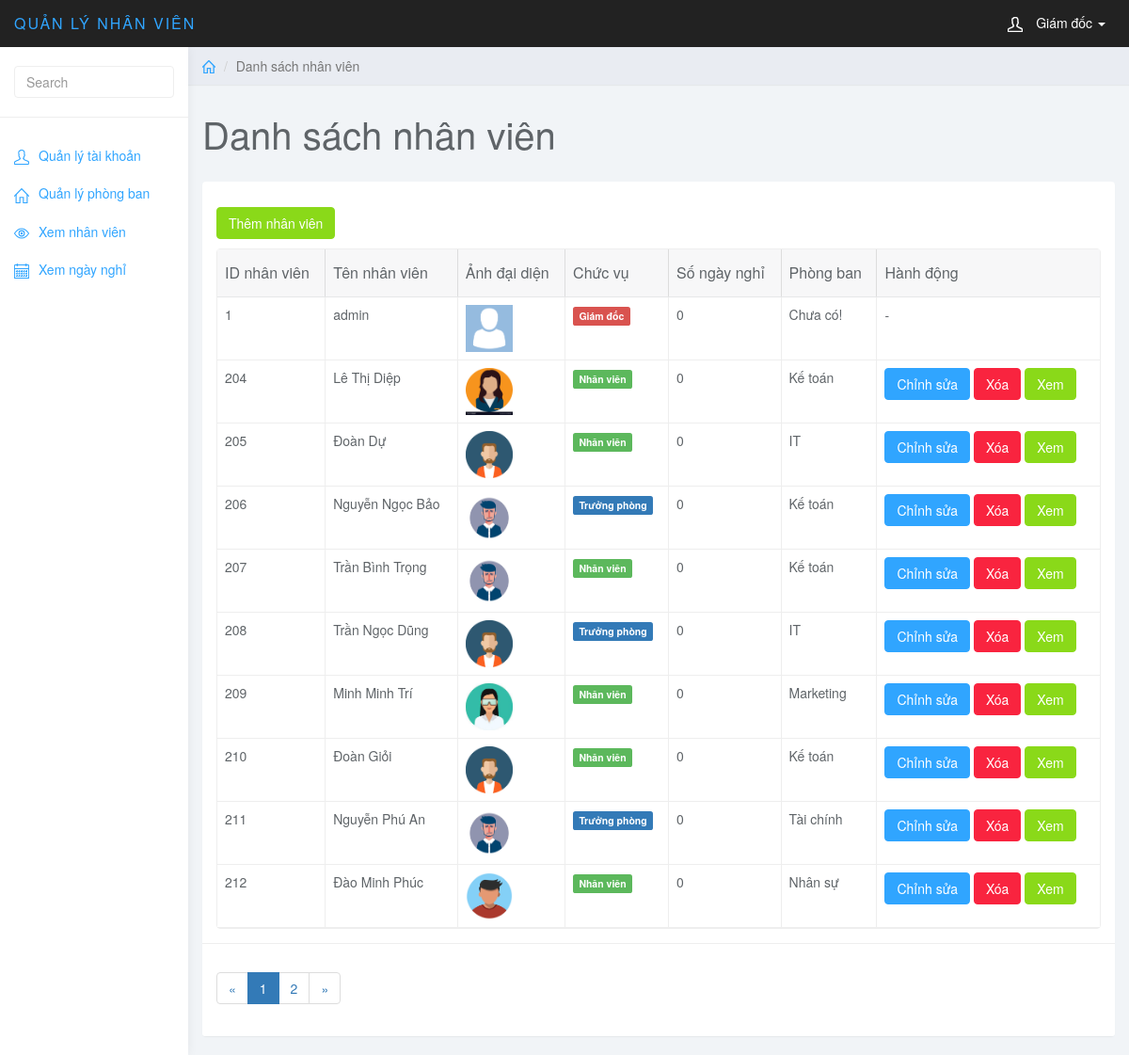
The page /admin/index.php (signed in) on the database its author committed.
### tables this page shows
CREATE TABLE `user` (
  `ID` int(11) NOT NULL,
  `IDNV` int(11) NOT NULL,
  `username` varchar(30) NOT NULL,
  `password` varchar(30) NOT NULL,
  `role` int(1) NOT NULL,
  `kiemtra` int(1) NOT NULL,
  `repass` varchar(30) NOT NULL
);

CREATE TABLE `nhanvien` (
  `IDNV` int(11) NOT NULL,
  `hoten` varchar(255) NOT NULL,
  `anhdaidien` varchar(255) DEFAULT NULL,
  `quequan` varchar(255) NOT NULL,
  `ngaysinh` date NOT NULL,
  `gioitinh` varchar(30) NOT NULL,
  `email` varchar(255) NOT NULL,
  `songaynghi` int(11) NOT NULL,
  `IDPB` int(11) DEFAULT NULL
);

CREATE TABLE `phongban` (
  `IDPB` int(11) NOT NULL,
  `tenphong` varchar(255) NOT NULL,
  `sophong` int(11) NOT NULL,
  `motaphong` varchar(255) NOT NULL
);

### admin/modules/nhanvien/nhanvien.php (the view, shortened to what this page needs)
<div class="col-sm-9 col-sm-offset-3 col-lg-10 col-lg-offset-2 main">
    <div class="row">
        <ol class="breadcrumb">
            <li>
                <a href="#">
                    <svg class="glyph stroked home">
                        <use xlink:href="#stroked-home"></use>
                    </svg>
                </a>
            </li>
            <li class="active">Danh sách nhân viên</li>
        </ol>
    </div>
    <div class="row">
        <div class="col-lg-12">
            <h1 class="page-header">Danh sách nhân viên</h1>
        </div>
    </div>
    <div id="toolbar" class="btn-group">
        <a href="index.php?page_layout=add_nhanvien" class="btn btn-success">
            Thêm nhân viên
        </a>
    </div>
    <div class="row">
        <div class="col-lg-12">
            <div class="panel panel-default">
                <div class="panel-body">
                    <form method="POST">
                        <table data-toolbar="#toolbar" data-toggle="table">
                            <thead>
                                <tr>
                                    <th data-field="id" data-sortable="true">ID nhân viên</th>
                                    <th data-field="name" data-sortable="true">Tên nhân viên</th>
                                    <th>Ảnh đại diện</th>
                                    <th>Chức vụ</th>
                                    <th>Số ngày nghỉ</th>
                                    <th>Phòng ban</th>
                                    <th>Hành động</th>
                                </tr>
                            </thead>
                            <tbody>
                                <?php
                                if (isset($_GET["page"])) {
                                    $page = $_GET["page"];
                                } else {
                                    $page = 1;
                                }
                                $row_per_page = 10;
                                $per_rows = $page * $row_per_page - $row_per_page;
                                $total_rows = mysqli_num_rows(mysqli_query($conn, "SELECT * FROM nhanvien"));
                                $total_pages = ceil($total_rows / $row_per_page);
                                $list_page = " ";
                                $page_prev = $page - 1;
                                if ($page_prev <= 1) {
                                    $page_prev = 1;
                                }
                                $list_page .= '<li class="page-item"><a class="page-link" href="index.php?page_layout=del_nhanvien&page=' . $page_prev . '">&laquo;</a></li>';
                                if (!isset($_GET['page'])) {
                                    for ($i = 1; $i <= $total_pages; $i++) {
                                        if ($i == 1) {
                                            $list_page .= '<li class="active"><a class="page-link" href="index.php?page_layout=nhanvien&page=' . $i . '">' . $i . '</a></li>';
                                        }
                                        for ($i = 2; $i <= $total_pages; $i++) {
                                            $list_page .= '<li class="page-item"><a class="page-link" href="index.php?page_layout=nhanvien&page=' . $i . '">' . $i . '</a></li>';
                                        }
                                    }
                                }
                                $page_next = $page + 1;
                                $list_page .= '<li class="page-item"><a class="page-link" href="index.php?page_layout=nhanvien&page=' . $page_next . '">&raquo;</a></li>';
                                $sql = "SELECT * FROM nhanvien INNER JOIN user ON nhanvien.IDNV=user.IDNV ORDER BY nhanvien.IDNV ASC LIMIT $per_rows, $row_per_page";
                                $query = mysqli_query($conn, $sql);
                                while ($row = mysqli_fetch_array($query)) { ?>
                                    <tr>
                                        <td style=""><?php echo $row['IDNV'] ?></td>
                                        <td style=""><?php echo $row['hoten'] ?></td>
                                        <td style="text-align: center"><img width="50" height="50" src="modules/nhanvien/img/<?php echo $row['anhdaidien']; ?>" /></td>
                                        <td><span class="label label-<?php if ($row['role'] == 2) {
                                                                            echo "primary";
                                                                        } else if ($row['role'] == 1){
                                                                            echo "danger";
                                                                        } else {
                                                                            echo "success";
                                                                        }; ?>"><?php if ($row['role'] == 2) {
                                                                            echo "Trưởng phòng";
                                                                        }else if ($row['role'] == 1){
                                                                            echo "Giám đốc";
                                                                        } else {
                                                                            echo "Nhân viên";
                                                                        }; ?>
                                        </span></td>
                                        <td style=""><?php echo $row['songaynghi'] ?></td>
                                        <?php $te = $row['IDPB'] ?>
                                        <?php $sql_a = "SELECT * FROM phongban WHERE phongban.IDPB='$te'";
                                            $query_a = mysqli_query($conn, $sql_a);
                                            $row_a = mysqli_fetch_array($query_a);
                                            $khong = "";
                                            if (!isset($row_a['tenphong'])){$khong="Chưa có!";}
                                            else {$khong=$row_a['tenphong'];}
                                            ?>
                                        <td><?php echo $khong ?></td>
                                        <?php if ($row['role'] != 1) { ?>
                                            <td class="form-group">
                                                <a href="controller_nhanvien.php?id=<?php echo $row['IDNV']; ?>" class="btn btn-primary">Chỉnh sửa</a>
                                                <a href="del_nhanvien.php?id=<?php echo $row['IDNV'];?>" class="btn btn-danger" onclick="return confirm('Bạn có chắc chắn xóa nhân viên này?');" >Xóa</a>
                                                <a href="index.php?page_layout=view_nhanvien&id=<?php echo $row['IDNV']; ?>" class="btn btn-success">Xem</a>
                                            </td>
                                        <?php } ?>
                                    </tr>
                                <?php } ?>
                            </tbody>
                        </table>
                    </form>
                </div>
                <div class="panel-footer">
                    <nav aria-label="Page navigation example">
                        <ul class="pagination">
                            <?php echo $list_page; ?>
                        </ul>
                    </nav>
                </div>
            </div>
        </div>
    </div>
</div>

### admin/css/styles.css (style rules this page uses)
body { background: #f1f4f7; padding-top: 50px; color: #5f6468; }
a, a:hover, a:focus { color: #30a5ff; }
h1, h2, h3, h4, h5, h6 { color: #5f6468; }
h1 { font-weight: 300; font-size: 40px; }
.btn-primary, .btn-primary:hover, .btn-primary:focus, .btn-primary:active, .btn-primary.active, .open > .dropdown-toggle.btn-primary, .btn-primary.disabled, .btn-primary[disabled], fieldset[disabled] .btn-primary, .btn-primary.disabled:hover, .btn-primary[disabled]:hover, fieldset[disabled] .btn-primary:hover, .btn-primary.disabled:focus, .btn-primary[disabled]:focus, fieldset[disabled] .btn-primary:focus, .btn-primary.disabled:active, .btn-primary[disabled]:active, fieldset[disabled] .btn-primary:active, .btn-primary.disabled.active, .btn-primary[disabled].active, fieldset[disabled] .btn-primary.active { background-color: #30a5ff; border-color: #30a5ff; }
.btn-success, .btn-success:hover, .btn-success:focus, .btn-success:active, .btn-success.active, .open > .dropdown-toggle.btn-success, .btn-success.disabled, .btn-success[disabled], fieldset[disabled] .btn-success, .btn-success.disabled:hover, .btn-success[disabled]:hover, fieldset[disabled] .btn-success:hover, .btn-success.disabled:focus, .btn-success[disabled]:focus, fieldset[disabled] .btn-success:focus, .btn-success.disabled:active, .btn-success[disabled]:active, fieldset[disabled] .btn-success:active, .btn-success.disabled.active, .btn-success[disabled].active, fieldset[disabled] .btn-success.active { background-color: #8ad919; border-color: #8ad919; }
.btn-danger, .btn-danger:hover, .btn-danger:focus, .btn-danger:active, .btn-danger.active, .open > .dropdown-toggle.btn-danger, .btn-danger.disabled, .btn-danger[disabled], fieldset[disabled] .btn-danger, .btn-danger.disabled:hover, .btn-danger[disabled]:hover, fieldset[disabled] .btn-danger:hover, .btn-danger.disabled:focus, .btn-danger[disabled]:focus, fieldset[disabled] .btn-danger:focus, .btn-danger.disabled:active, .btn-danger[disabled]:active, fieldset[disabled] .btn-danger:active, .btn-danger.disabled.active, .btn-danger[disabled].active, fieldset[disabled] .btn-danger.active { background-color: #f9243f; border-color: #f9243f; }
.panel { border: 0; }
.panel-footer { background: #fff; border-top: 1px solid #eee; }
.breadcrumb { border-radius: 0; padding: 10px 15px; background: #e9ecf2; box-shadow: 0 1px 1px rgba(0, 0, 0, .05); margin: 0 ; }
h1.page-header { margin-top: 30px; border-bottom: 0; }
.table { background: #fff; }
.breadcrumb .glyph { height: 14px; width: 14px; margin: -2px 0 0 0; stroke-width: 4px; }

### rows shown on the page
user: IDNV "1", IDNV.hoten "admin", IDNV.anhdaidien (placeholder picture), role "Giám đốc", IDNV.songaynghi "0", khong "Chưa có!"
user: IDNV "204", IDNV.hoten "Lê Thị Diệp", IDNV.anhdaidien (picture), role "Nhân viên", IDNV.songaynghi "0", phongban.tenphong "Kế toán"
user: IDNV "205", IDNV.hoten "Đoàn Dự", IDNV.anhdaidien (picture), role "Nhân viên", IDNV.songaynghi "0", phongban.tenphong "IT"
user: IDNV "206", IDNV.hoten "Nguyễn Ngọc Bảo", IDNV.anhdaidien (picture), role "Trưởng phòng", IDNV.songaynghi "0", phongban.tenphong "Kế toán"
user: IDNV "207", IDNV.hoten "Trần Bình Trọng", IDNV.anhdaidien (picture), role "Nhân viên", IDNV.songaynghi "0", phongban.tenphong "Kế toán"
user: IDNV "208", IDNV.hoten "Trần Ngọc Dũng", IDNV.anhdaidien (picture), role "Trưởng phòng", IDNV.songaynghi "0", phongban.tenphong "IT"
user: IDNV "209", IDNV.hoten "Minh Minh Trí", IDNV.anhdaidien (picture), role "Nhân viên", IDNV.songaynghi "0", phongban.tenphong "Marketing"
user: IDNV "210", IDNV.hoten "Đoàn Giỏi", IDNV.anhdaidien (picture), role "Nhân viên", IDNV.songaynghi "0", phongban.tenphong "Kế toán"
user: IDNV "211", IDNV.hoten "Nguyễn Phú An", IDNV.anhdaidien (picture), role "Trưởng phòng", IDNV.songaynghi "0", phongban.tenphong "Tài chính"
user: IDNV "212", IDNV.hoten "Đào Minh Phúc", IDNV.anhdaidien (picture), role "Nhân viên", IDNV.songaynghi "0", phongban.tenphong "Nhân sự"
